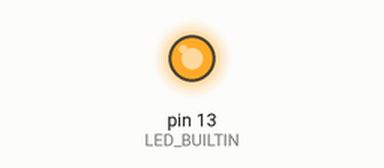
Recording of a program running on a simulated Arduino Uno, built with avr-gcc and run on an emulated ATmega328P. On the bench: output pins drawn as LEDs (lit = HIGH). What the program prints to the serial monitor is not drawn.

Above: at 0.1 s.
At 4.7 s:
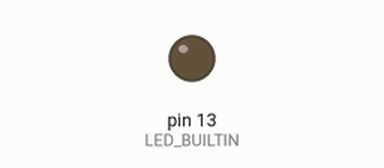
Timing chart, 0 to 6.2 s (numbered marks = the images above):
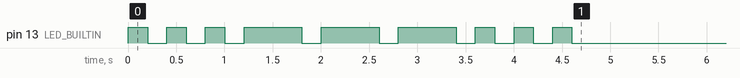

The program:

main.cpp
```cpp
#include <Arduino.h>
#include "PassageParametres.h"
#include "Flasher.h"
#include "Del.h"
#include "Morse.h"
#include "MorseSerie.h"
#include "MorseDEL.h"

Flasher flasher(LED_BUILTIN, 500);
Del del (LED_BUILTIN);
void setup()
{
	Serial.end();
	Serial.begin(9600);

	// int valeur1 = 42;
	// int valeur2 = 13;

	// Serial.println(42);
	// Serial.println("hello world");
	// Serial.println(42, HEX);
	// Serial.println("0x" + String(42, HEX));
	// Serial.println("int valeur1 (int * : 0x"+ String((int)&valeur1, HEX) + ") = " + String(valeur1));
	// Serial.println("int valeur2 (int * : 0x"+ String((int)&valeur2, HEX) + ") = " + String(valeur2));

	// Serial.println("Appel de PassageParametres1(valeur1, valeur2, &valeur1);");
	// PassageDeParametre1(valeur1, valeur2, &valeur1);

	// int *reference = &valeur1;
	// int *pointeur = &valeur2;
	// int **pointeurPointeur = &pointeur;
	// Serial.println(valeur1);
	// Serial.println("int *reference (int : 0x"+ String((int)(&reference), HEX) + ") adresse : 0x " + String((int)reference, HEX) + " = " + String(*reference));
	// Serial.println("int **pointeurPointeur (int : 0x"+ String((int)(&pointeurPointeur), HEX) + ") adresse : 0x " + String((int)pointeurPointeur, HEX) + "->" + String((int)*pointeurPointeur,HEX) + " = " + String(**pointeurPointeur));
	// Serial.println("Appel de PassageParametres2(valeur1, valeur2);");
	// PassageDeParametre2(reference, pointeurPointeur);
	// Serial.println("int *reference (int : 0x"+ String((int)(&reference), HEX) + ") adresse : 0x " + String((int)reference, HEX) + " = " + String(*reference));
	// Serial.println("int **pointeurPointeur (int : 0x"+ String((int)(&pointeurPointeur), HEX) + ") adresse : 0x " + String((int)pointeurPointeur, HEX) + "->" + String((int)*pointeurPointeur,HEX) + " = " + String(**pointeurPointeur));

	// Flasher flaserDuSetup(LED_BUILTIN, 500);
	// flasher = flaserDuSetup;

	// PassgeDeParametreParCopie(flasher);
	// PassgeDeParametreParReference(flasher);
	// PassgeDeParametreParPointeur(&flasher);

	Morse* morse;
	MorseSerie* morseSerie = new MorseSerie();
	morse = morseSerie;
	morse->afficherSOS();
	MorseDEL* morseDEL = new MorseDEL(LED_BUILTIN);
	morse = morseDEL;
	morse->afficherSOS();
}

void loop()
{
	//flasher.FaireClignoter(5);
	// del.Allumer();
	// del.Eteindre();
}
```

Del.h
```cpp
#pragma once

class Del
{
private:
    int m_pinDEL;
public:
    Del(const int& pinDEL);
    void Allumer() const;
    void Eteindre() const;
};
```

Flasher.h
```cpp
#pragma once

class Flasher
{
private:
    int m_pinDEL;
    int m_dureeAllumeeEteinte;
public:
    Flasher(int pinDEL, int dureeAllumeeEteinte);
    void FaireClignoter(int p_nombreCycles);

    Flasher(const Flasher &p_aCopier);
    Flasher &operator=(const Flasher &p_source);
};
```

Morse.h
```cpp
#pragma once

class Morse
{
private:
    int m_dureePoint;
public:
    Morse(int p_dureePoint);
    virtual void AfficherPoint() const = 0;
    virtual void afficherTrait() const = 0;
    void afficherSOS() const;
    int getDureePoint() const;
};
```

MorseDEL.h
```cpp
#pragma once
#include "Morse.h"

class MorseDEL : public Morse
{
private:
    int m_pinDEL;
public:
    MorseDEL(int p_pinDEL);
    void AfficherPoint() const;
    void afficherTrait() const;
};
```

MorseSerie.h
```cpp
#pragma once
#include "Morse.h"

class MorseSerie : public Morse
{
private:

public:
    MorseSerie();
    void AfficherPoint() const;
    void afficherTrait() const;
};
```

PassageParametres.h
```cpp
#pragma once
#include "Flasher.h"

void PassageDeParametre1(int p_v1, int &p_r1, int *p_p1);
void PassageDeParametre2(int *&p_pr1, int **p_pp1);
void PassgeDeParametreParCopie(Flasher p_flasher);
void PassgeDeParametreParReference(Flasher &p_flasher);
void PassgeDeParametreParPointeur(Flasher *p_flasher);
```

Del.cpp
```cpp
#include <Arduino.h>
#include "Del.h"

Del::Del(const int& pinDEL):
    m_pinDEL(pinDEL)
{
    pinMode(m_pinDEL, OUTPUT);
}

void Del::Allumer() const
{
    digitalWrite(m_pinDEL, HIGH);
    delay(500);
}

void Del::Eteindre() const
{
    digitalWrite(m_pinDEL, LOW);
    delay(500);
}
```

Flasher.cpp
```cpp
#include <Arduino.h>
#include "Flasher.h"

Flasher::Flasher(int pinDEL, int dureeAllumeeEteinte):
    m_pinDEL(pinDEL),
    m_dureeAllumeeEteinte(dureeAllumeeEteinte)
{
    Serial.end();
    Serial.begin(9600);

    Serial.println("Flasher::Flasher(int, int) (0x" + String((int)this, HEX) + ")");
    pinMode(this->m_pinDEL, OUTPUT);
    digitalWrite(this->m_pinDEL, LOW);
}

Flasher::Flasher(const Flasher &p_flasherAcopier):
    m_pinDEL(p_flasherAcopier.m_pinDEL),
    m_dureeAllumeeEteinte(p_flasherAcopier.m_dureeAllumeeEteinte)
{
    Serial.println("Flasher::Flasher(const Flasher &) (0x" + String((int)this, HEX) + ")");
}

Flasher &Flasher::operator=(const Flasher &p_source)
{
    Serial.println("Flasher::operator=(const Flasher &) (0x" + String((int)this, HEX) + ")" + " - Source : (0x" + String((int)&p_source, HEX) + ")");

    this->m_pinDEL = p_source.m_pinDEL;
    this->m_dureeAllumeeEteinte = p_source.m_dureeAllumeeEteinte;

    return *this;
}

void Flasher::FaireClignoter(int p_nombreCycles)
{
    Serial.println("Flasher::FaireClignoter(int p_nombreCycles) (0x" + String((int)this, HEX) + ")");

    for (int i = 0; i < p_nombreCycles; i++)
    {
        digitalWrite(this->m_pinDEL, HIGH);
        delay(this->m_dureeAllumeeEteinte);
        digitalWrite(this->m_pinDEL, LOW);
        delay(this->m_dureeAllumeeEteinte);
    }
}
```

Morse.cpp
```cpp
#include <Arduino.h>
#include "Morse.h"

Morse::Morse(int p_dureePoint):
    m_dureePoint(p_dureePoint)
{
    ;
}
void Morse::afficherSOS() const
{
    AfficherPoint();
    AfficherPoint();
    AfficherPoint();
    afficherTrait();
    afficherTrait();
    afficherTrait();
    AfficherPoint();
    AfficherPoint();
    AfficherPoint();
}
int Morse::getDureePoint() const
{
    return m_dureePoint;
}
```

MorseDEL.cpp
```cpp
#include <Arduino.h>
#include "MorseDEL.h"

MorseDEL::MorseDEL(int p_pinDEL):
    m_pinDEL(p_pinDEL), Morse(200)
{
    pinMode(m_pinDEL, OUTPUT);
}
void MorseDEL::AfficherPoint() const
{
    digitalWrite(m_pinDEL, HIGH);
    delay(getDureePoint());
    digitalWrite(m_pinDEL, LOW);
    delay(getDureePoint());
}
void MorseDEL::afficherTrait() const
{
    digitalWrite(m_pinDEL, HIGH);
    delay(getDureePoint() * 3);
    digitalWrite(m_pinDEL, LOW);
    delay(getDureePoint());
}
```

MorseSerie.cpp
```cpp
#include <Arduino.h>
#include "MorseSerie.h"

MorseSerie::MorseSerie():
    Morse(200)
{
    ;
}
void MorseSerie::AfficherPoint() const
{
    Serial.print(".");
}
void MorseSerie::afficherTrait() const
{
    Serial.print("-");
}
```

PassageParametres.cpp
```cpp
#include "PassageParametres.h"
#include <Arduino.h>

void PassageDeParametre1(int p_v1, int &p_r1, int *p_p1)
{
	Serial.println("int p_v1 (int * : 0x"+ String((int)(&p_v1), HEX) + ") = " + String(p_v1));
	Serial.println("int &p_r1 (int * : 0x"+ String((int)(&p_r1), HEX) + ") = " + String(p_r1));
	Serial.println("int *p_p1 (int ** : 0x"+ String((int)(&p_p1), HEX) + ") adresse : 0x " + String((int)p_p1, HEX) + " = " + String(*p_p1));
}
void PassageDeParametre2(int *&p_pr1, int **p_pp1)
{
    p_pr1 = new int(85);
    *p_pp1 = new int(170);
}

void PassgeDeParametreParCopie(Flasher p_flasher)
{
	Serial.println("PassgeDeParametreParCopie(Flasher p_flasher) (0x" + String((int)&p_flasher, HEX) + ")");
}

void PassgeDeParametreParReference(Flasher &p_flasher)
{
	Serial.println("PassgeDeParametreParReference(Flasher &p_flasher) (0x" + String((int)&p_flasher, HEX) + ")");
}

void PassgeDeParametreParPointeur(Flasher *p_flasher)
{
	Serial.println("PassgeDeParametreParPointeur(Flasher *p_flasher) (0x" + String((int)p_flasher, HEX) + ")");
}
```
